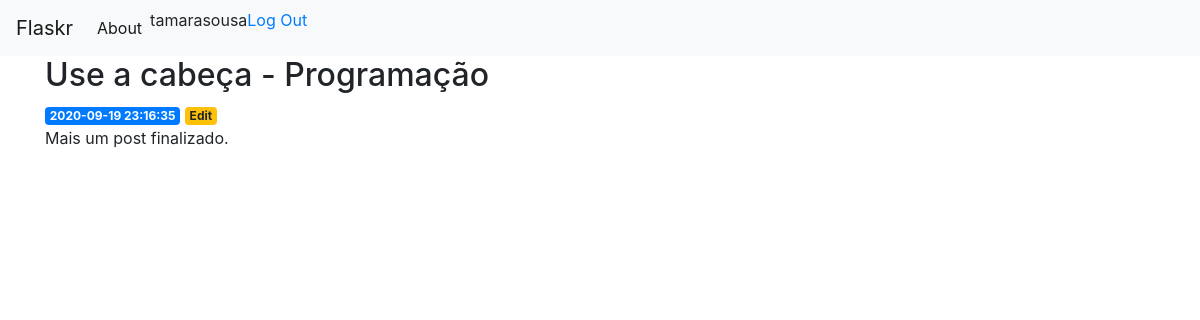
Screenshot of /2 (signed in) with the database file from the repository.
### tables this page shows
CREATE TABLE user (
  id INTEGER PRIMARY KEY AUTOINCREMENT,
  username TEXT UNIQUE NOT NULL,
  password TEXT NOT NULL
);

CREATE TABLE post (
  id INTEGER PRIMARY KEY AUTOINCREMENT,
  author_id INTEGER NOT NULL,
  created TIMESTAMP NOT NULL DEFAULT CURRENT_TIMESTAMP,
  title TEXT NOT NULL,
  body TEXT NOT NULL,
  FOREIGN KEY (author_id) REFERENCES user (id)
);

### flaskr/blog.py (the view)
@bp.route('/<int:id>')
def post(id):
    post = get_post(id)
    return render_template('blog/post.html', post=post)

### flaskr/auth.py (called while the page is built)
@bp.before_app_request
def load_logged_in_user():
    user_id = session.get('user_id')
    if user_id is None:
        g.user = None
    else:
        g.user = get_db().execute(
            'SELECT * FROM user WHERE id = ?', (user_id,)
        ).fetchone()

### flaskr/blog.py (called while the page is built)
def get_post(id, check_author=True):
    post = get_db().execute(
        'SELECT p.id, title, body, created, author_id, username'
        ' FROM post p JOIN user u ON p.author_id = u.id'
        ' WHERE p.id = ?',
        (id,)
    ).fetchone()
    if post is None:
        abort(404, "Post id {0} doesn't exist.".format(id))
    if check_author and post['author_id'] != g.user['id']:
        abort(403)
    return post

### flaskr/db.py (called while the page is built)
def get_db():
    if 'db' not in g:
        g.db = sqlite3.connect(
            current_app.config['DATABASE'],
            detect_types=sqlite3.PARSE_DECLTYPES
        )
        g.db.row_factory = sqlite3.Row
    return g.db

### flaskr/templates/blog/post.html
{% extends 'base.html' %}
{% block content %}
    <h2>{% block title %} {{ post['title'] }} {% endblock %}</h2>
    <span class="badge badge-primary">{{ post['created'] }}</span>
    {% if g.user['id'] == post['author_id'] %}
          <a class="action" href="{{ url_for('blog.update', id=post['id']) }}">
            <span class="badge badge-warning">Edit</span>
          </a>
        {% endif %}
    <p>{{ post['body'] }}</p>
{% endblock %}

### flaskr/templates/base.html (shortened to what this page needs)
<!doctype html>
<html lang="en">
  <head>
    <link rel="stylesheet" href="https://stackpath.bootstrapcdn.com/bootstrap/4.3.1/css/bootstrap.min.css">
  </head>
  <body>
    <nav class="navbar navbar-expand-md navbar-light bg-light">
        <a class="navbar-brand" href="{{ url_for('auth.login')}}">Flaskr</a>
        <div class="collapse navbar-collapse" id="navbarNav">
            <ul class="navbar-nav">
            <li class="nav-item active">
                <a class="nav-link" href="#">About</a>
            </li>
                {% if g.user %}
                  <li><span>{{ g.user['username'] }}</span>
                  <li><a href="{{ url_for('auth.logout') }}">Log Out</a>
                {% else %}
                  <li><a href="{{ url_for('auth.register') }}">Register</a>
                  <li><a href="{{ url_for('auth.login') }}">Log In</a>
                {% endif %}
            </ul>
        </div>
    </nav>
    <div class="container">
        {% block content %}{% endblock %}
      </div>
  </body>
</html>

### rows the page displays
user: user.username "tamarasousa"
post: title "Use a cabeça - Programação", created "2020-09-19 23:16:35", body "Mais um post finalizado."
